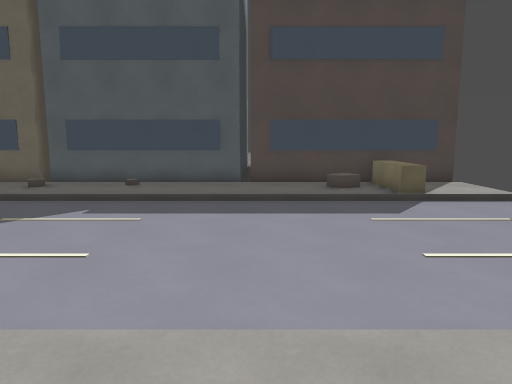
view 1 (above)

15 first-person views from a walk through a 3-D level made in the Godot game engine. The camera is 1.5 m above the floor, tilts 8° down and sees 70° across. The floor is counted in squares, 1 m on a side. Each view is taken from the middle of a square. On the plan, view 1 faces up. The plan holds only what a view shows up to about 16 squares ahead; the rest is blank. The place goes on beyond the plan.

view 2
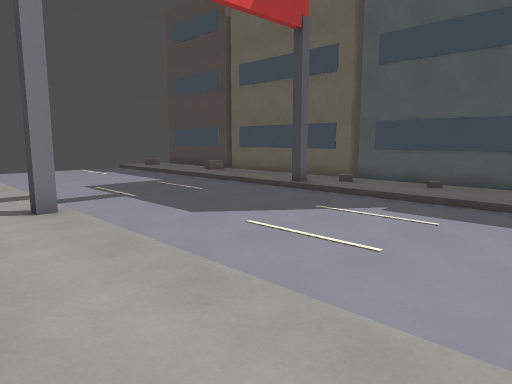

view 3
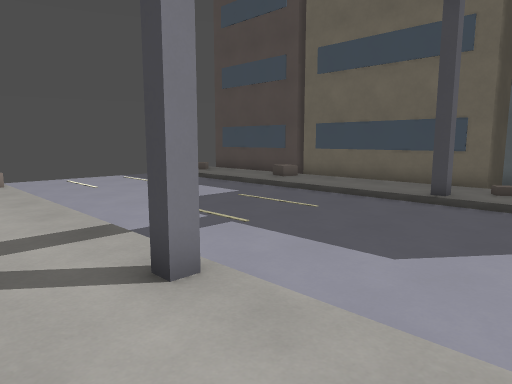

view 4
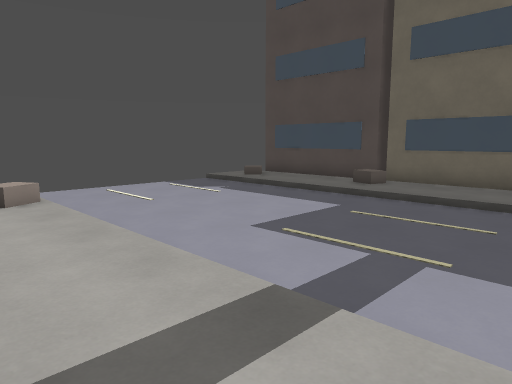

view 5
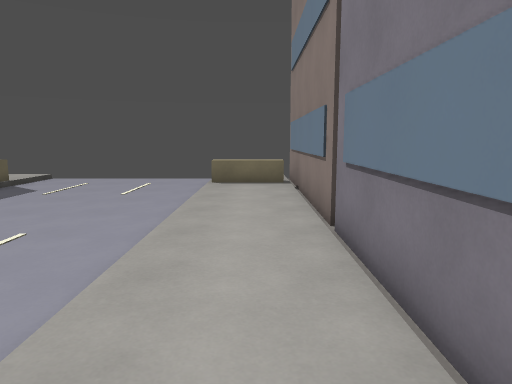

view 6
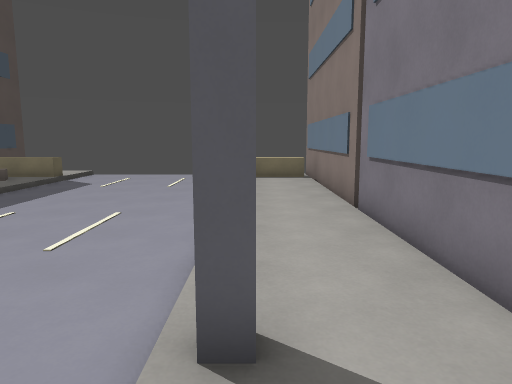

view 7
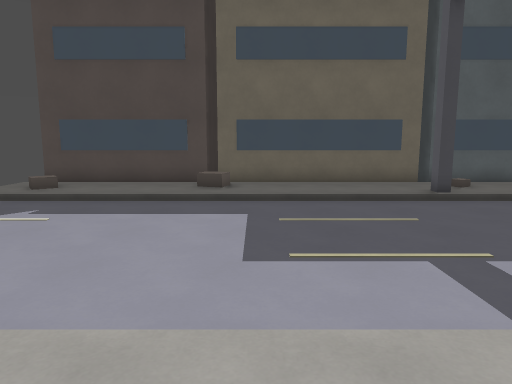

view 8
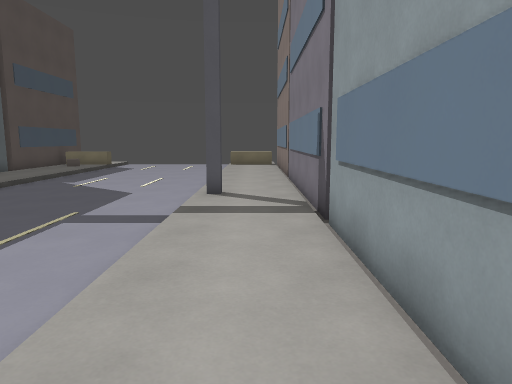

view 9
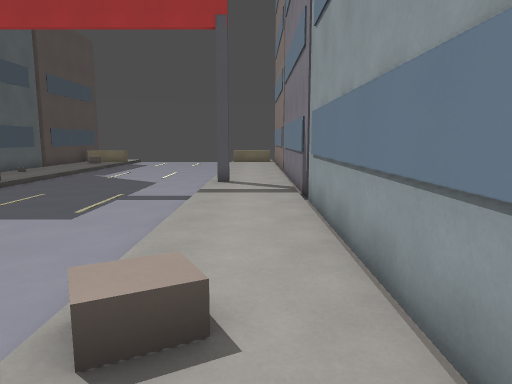

view 10
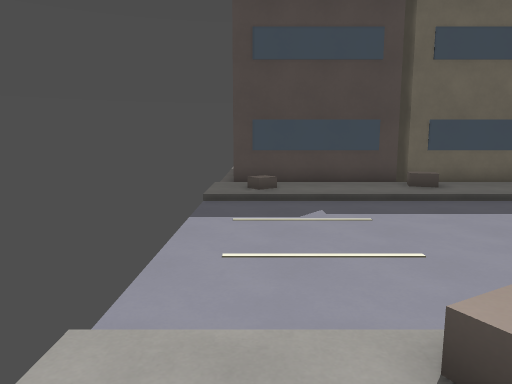

view 11
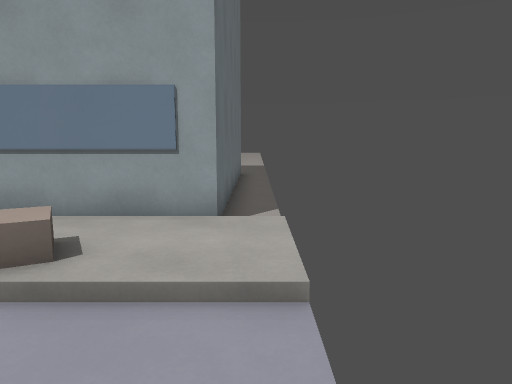

view 12
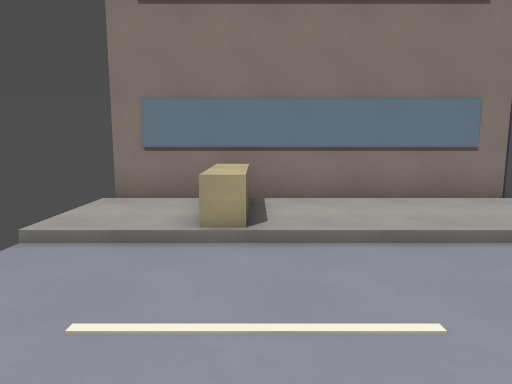

view 13
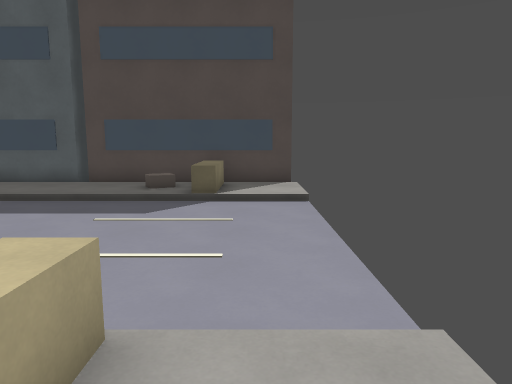

view 14
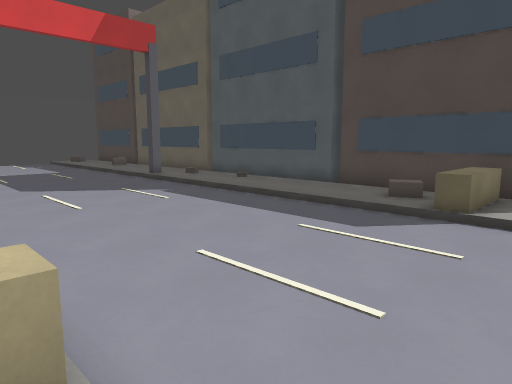

view 15
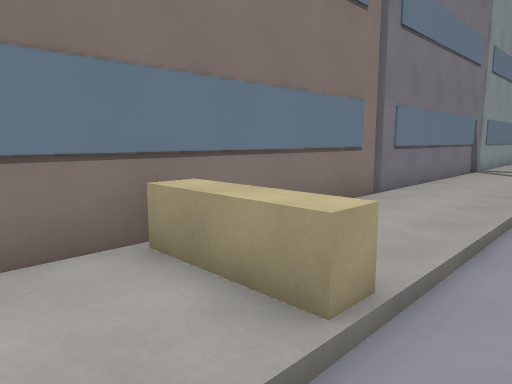

### Floor plan
Key: @ floor where view 1 was taken; # wall or solid block; . main floor; : floor 0.25 m higher than the main floor; / step, stairs or slope; B building; O other object.
Columns run from 22 left of view 1 to 7 right of it. Each row starts with its distance up from view 1.
 16       B              B
 15       BB             B
 14 BBBBBBBBBBBBBBBBBBBBBBBBBBBBBB
 13 //////////////////////////BB::
 12 :/:::://:::::::/::/::::::/OO::
 11 :/:::://:::::#:/::/::::::/OO::
 10 //////////////////////////////
  9 ..............................
  8 ..............................
  7 ..............................
  6 ..............................
  5 ..............................
  4 ..............................
  3 ..............................
  2 :://:::::::::#::::::::::::OO::
  1 ::::::::::::::::::::::::::OO::
  0 ::::::::::::::::::::::@:::BB::
 -1 .BBBBBBBBBBBBBBBBBBBBBBBBBBBBB
 -2 .B
 -3 .B
 -4 .B
 -5 .B
 -6 .B
 -7 .B
 -8 .B
 -9 .B
-10 .B

Positions as (right, up) in squares from view 1, and headings:
1: (0, 0), facing up
2: (0, 0), facing up-left
3: (-5, 0), facing up-left
4: (-9, 0), facing up-left
5: (-9, 1), facing right
6: (-11, 2), facing right
7: (-14, 0), facing up
8: (-19, 1), facing right
9: (-22, 1), facing right
10: (-21, 0), facing up
11: (-22, 6), facing down
12: (4, 8), facing down
13: (6, 0), facing up
14: (7, 2), facing up-left
15: (7, 4), facing down-left
